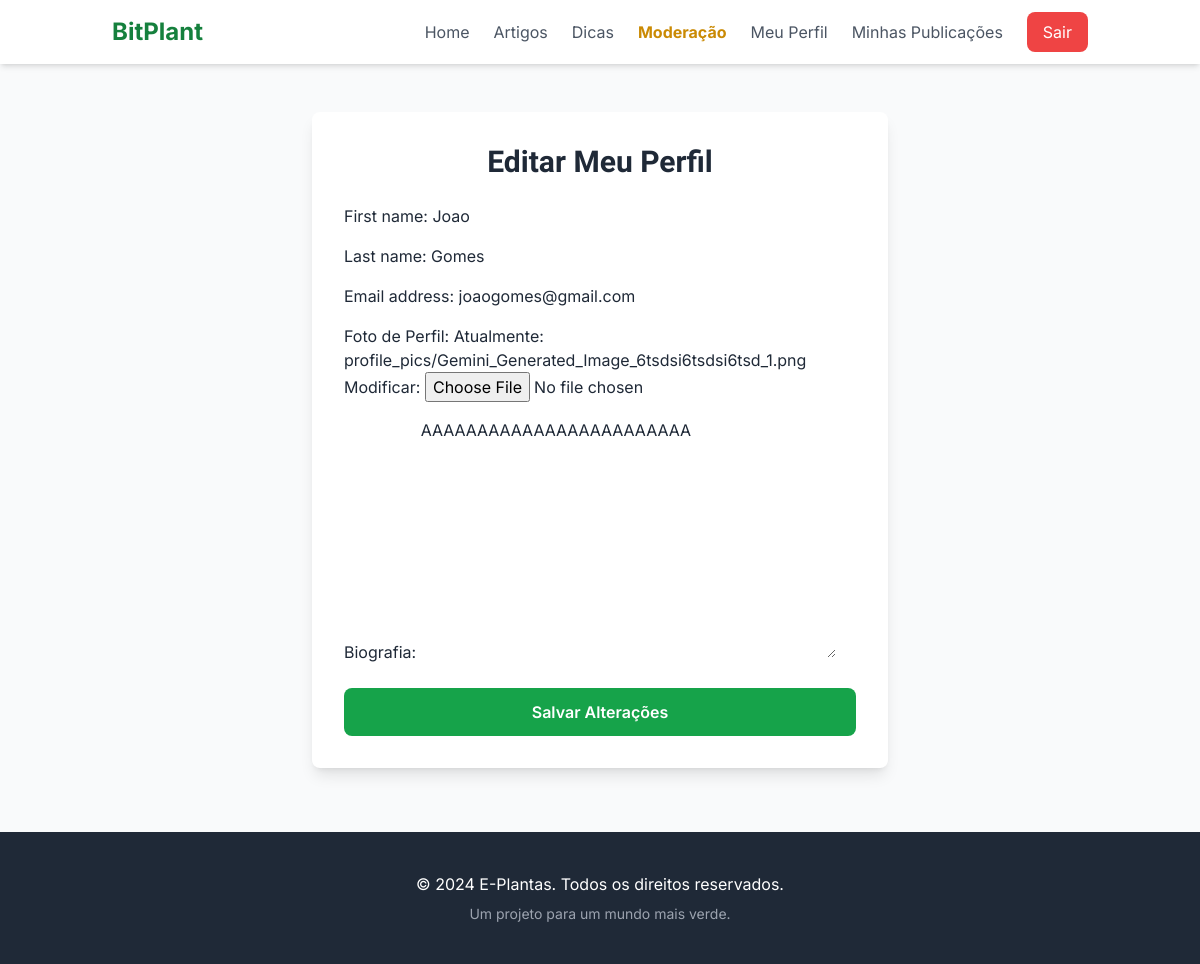
Screenshot of /auth/perfil/editar/ (signed in) with the database file from the repository.
### users/models.py (models this page shows)
class CustomUser(AbstractUser):
    class Role(models.TextChoices):
        COMMON = "COMMON", "Comum"
        CONTRIBUTOR = "CONTRIBUTOR", "Contribuidor"
        MODERATOR = "MODERATOR", "Moderador"
    role = models.CharField(max_length=50, choices=Role.choices, default=Role.COMMON, verbose_name="Papel")
    profile_picture = models.ImageField(
        upload_to='profile_pics/',
        default='profile_pics/default.jpg',
        verbose_name="Foto de Perfil"
    )
    bio = models.TextField(blank=True, verbose_name="Biografia")
    def get_absolute_url(self):
        return reverse('users:profile', kwargs={'username': self.username})

### users/views.py (the view, shortened to what this page needs)
# urls.py: path('perfil/editar/', ProfileUpdateView.as_view(), name='profile_update'),
class ProfileUpdateView(LoginRequiredMixin, UpdateView):
    model = CustomUser
    form_class = ProfileUpdateForm
    template_name = 'users/profile_update.html'
    def get_object(self):
        return self.request.user

### users/forms.py
class ProfileUpdateForm(forms.ModelForm):
    class Meta:
        model = CustomUser
        fields = ['first_name', 'last_name', 'email', 'profile_picture', 'bio']

### users/templates/users/profile_update.html (shortened to what this page needs)
{% extends 'core/base.html' %}
{% block content %}
<div class="container mx-auto max-w-xl mt-12">
    <div class="bg-white p-8 rounded-lg shadow-lg">
        <h2 class="text-3xl font-bold text-center mb-6">Editar Meu Perfil</h2>
        <form method="post" enctype="multipart/form-data">
            <div class="space-y-4">
                {{ form.as_p }}
            </div>
            <button type="submit" class="w-full bg-green-600 text-white py-3 rounded-lg font-semibold hover:bg-green-700 mt-6">Salvar Alterações</button>
        </form>
    </div>
</div>
{% endblock %}

### core/templates/core/base.html (style rules this page uses)
body { font-family: 'Inter', sans-serif; }
h1, h2, h3, h4, h5, h6 { font-family: 'Lexend', sans-serif; }

### rows the page displays
CustomUser: first_name "Joao", last_name "Gomes", email "joaogomes@gmail.com", bio "AAAAAAAAAAAAAAAAAAAAAAAA"
